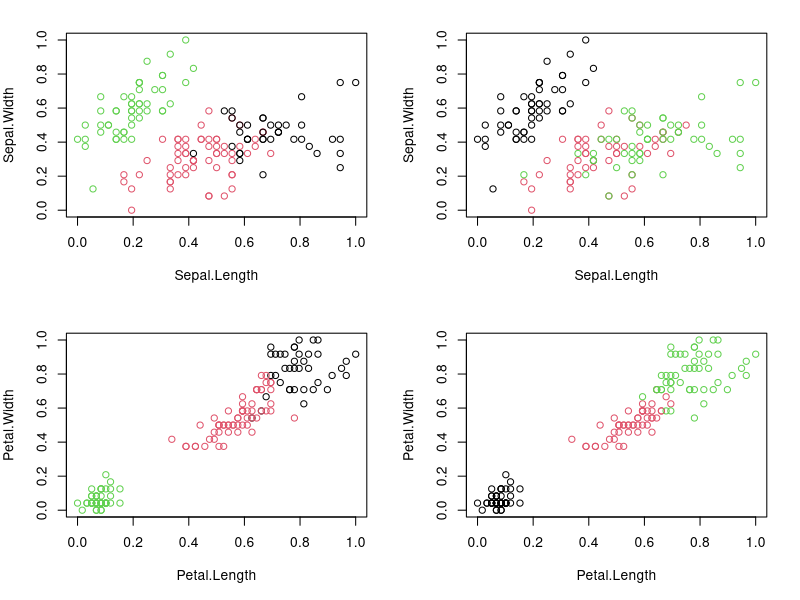
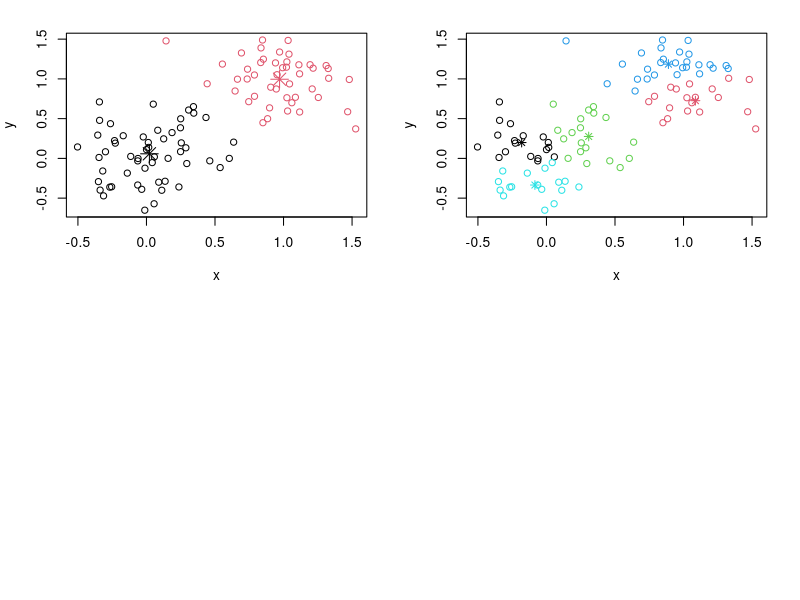

Source code (R) for these figures, in order:
## ---- chunk 1
require("datasets")
data("iris")
head(iris)
## ---- chunk 2
iris.new <- iris[,c(1,2,3,4)]
iris.class <- iris[,"Species"]
## ---- chunk 3
head(iris.new)
head(iris.class)
## ---- chunk 4
normalize <- function(x){
  return ((x-min(x))/(max(x)-min(x)))
}

iris.new$Sepal.Length <- normalize(iris.new$Sepal.Length)
iris.new$Sepal.Width <- normalize(iris.new$Sepal.Width)
iris.new$Petal.Length <- normalize(iris.new$Petal.Length)
iris.new$Petal.Width <- normalize(iris.new$Petal.Width)
head(iris.new)
## ---- chunk 5
sapply(iris.new,mean)
## ---- chunk 6
sapply(iris.new,sd)
## ---- chunk 7
result <- kmeans(iris.new,3)
## ---- chunk 8
result$size
## ---- chunk 9
result$centers
## ---- chunk 10
result$cluster
## ---- chunk 11
par(mfrow=c(2,2), mar=c(5,4,2,2))

plot(iris.new[c(1,2)], col=result$cluster)
plot(iris.new[c(1,2)], col=iris.class)
plot(iris.new[c(3,4)], col=result$cluster)
plot(iris.new[c(3,4)], col=iris.class)

## ---- chunk 12
table(result$cluster,iris.class)
## ---- chunk 13
require(graphics)

# a 2-dimensional example
x<- rbind(matrix(rnorm(100, sd= 0.3),ncol =2),matrix(rnorm(100, mean =1, sd = 0.3), ncol = 2))
colnames(x) <- c("x","y")
(cl <- kmeans(x,2))
## ---- chunk 14
plot(x,col = cl$cluster)
points(cl$centers, col = 1:2, pch = 8, cex = 2)

# sum of squares
ss <- function(x) sum(scale(x,scale = FALSE)^2)

## cluster centers "fitted" to each obs. :
fitted.x <- fitted(cl); head(fitted.x)
## ---- chunk 15
resid.x <- x - fitted(cl)

## Equalities :
cbind(cl[c("betweenss", "tot.withinss", "totss")], # the same two colums
      c(ss(fitted.x), ss(resid.x), ss(x)))
stopifnot(all.equal(cl$ totss, ss(x)),
          all.equal(cl$ tot.withinss, ss(resid.x)),
          ## these three are the same
          all.equal(cl$ betweenss, ss(fitted.x)),
          all.equal(cl$ betweenss, cl$totss - cl$tot.withinss),
          ## and hence also
          all.equal(ss(x), ss(fitted.x) + ss(resid.x))
          )
kmeans(x,1)$withinss # trival one-cluster, (its W.SS == ss(x))
## ---- chunk 16
## random starts do help here with too many cluster
## (and are often recommended anyway!) :
(cl <- kmeans(x, 5, nstart = 25))
## ---- chunk 17
plot(x, col = cl$cluster)
points(cl$centers, col =  1:5, pch = 8)
